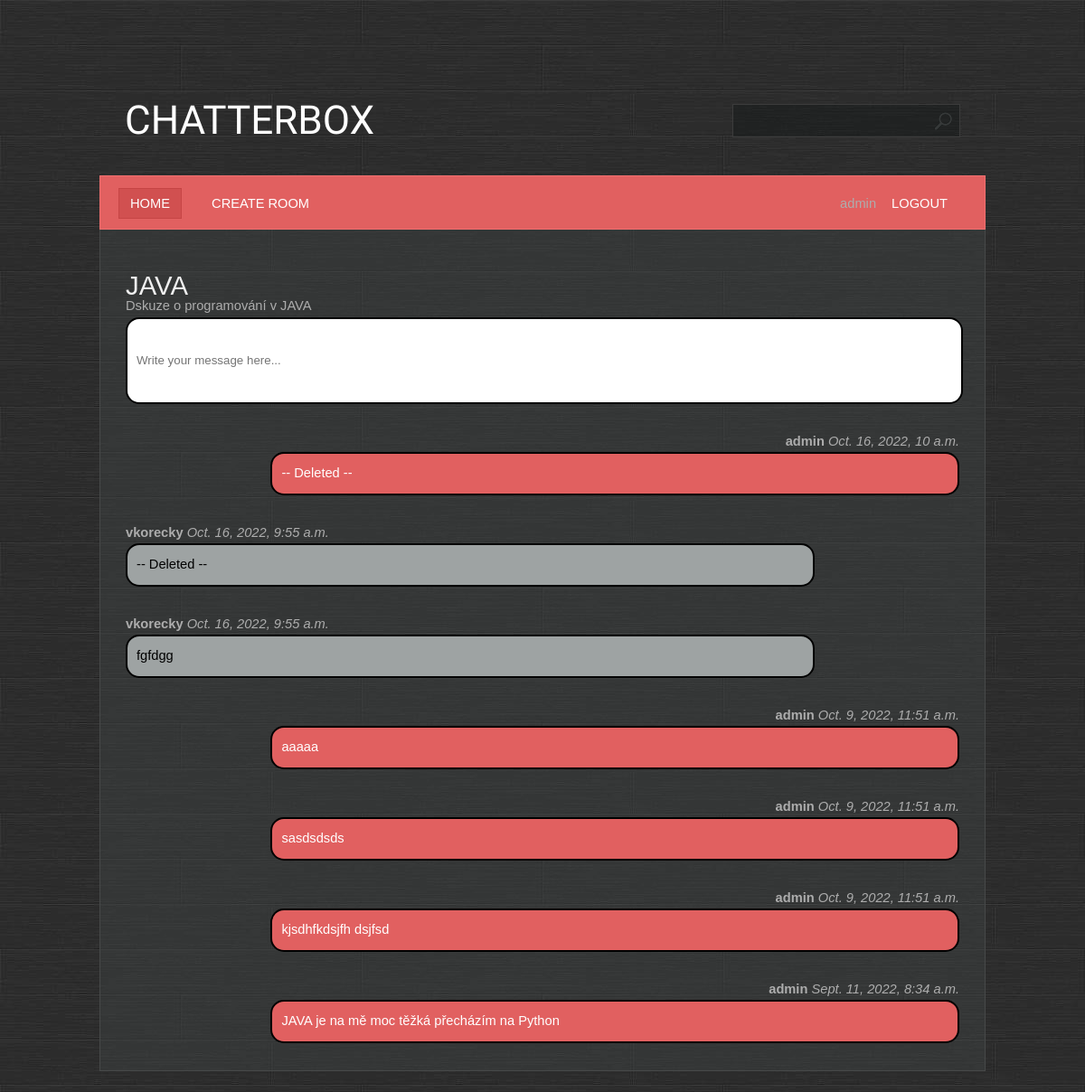
/room/2 (signed in), run on the app's committed database.
### base/models.py (models this page shows, shortened)
class Room(models.Model):
    name = models.CharField(max_length=200, unique=True)
    description = models.TextField(null=True, blank=True)
    participants = models.ManyToManyField(User, related_name='participants', blank=True)
    created = models.DateTimeField(auto_now_add=True)
    updated = models.DateTimeField(auto_now=True)
    class Meta:
        ordering = ['-created', 'name', '-updated']

class Message(models.Model):
    body = models.TextField()
    room = models.ForeignKey(Room, on_delete=models.CASCADE)
    user = models.ForeignKey(User, on_delete=models.CASCADE)
    created = models.DateTimeField(auto_now_add=True)
    updated = models.DateTimeField(auto_now=True)
    class Meta:
        ordering = ['-created', '-updated']

### base/views.py (the view, shortened to what this page needs)
# urls.py: path('room/<pk>', base.views.room, name='room'),
@login_required
@permission_required(['base.view_room', 'base.view_message'])
def room(request, pk):
    room = Room.objects.get(id=pk)
    messages = room.message_set.all()
    context = {'room': room, 'messages': messages}
    return render(request, 'base/room.html', context)

### base/templates/base/room.html (shortened to what this page needs)
{% extends 'main.html' %}
{% block content %}
    <h1>{{ room.name }}</h1>
    <div>{{ room.description }}</div>
    <div class="box room__message">
        <form action="" method="POST">
            <input name="body" placeholder="Write your message here..."/>
        </form>
    </div>
    {% for message in messages %}
        <div class="box">
            {% if user == message.user %}
                <div style="float: right;"><b>{{ message.user }}</b> <i>{{ message.created }}</i></div>
                <div class="message" style="float: right; background-color: #e16060; color: white;">{{ message.body }}</div>
            {% else %}
                <div><b>{{ message.user }}</b> <i>{{ message.created }}</i></div>
                <div class="message">{{ message.body }}</div>
            {% endif %}
        </div>
    {% endfor %}
{% endblock %}

### templates/navbar.html
<ul>
    <li class="first active">
        <a href="{% url 'rooms' %}">Home</a>
    </li>
    <li>
        {% if perms.base.add_room %}
            <a href="{% url 'room_create' %}">Create room</a>
        {%  endif %}
    </li>
    <li class="last-child">
        {{ user.username }}
        <a href="{% url 'logout' %}">Logout</a>
    </li>
</ul><br class="clearfix"/>

### static/styles/style.css (style rules this page uses)
* { margin: 0; padding: 0; }
a { text-decoration: underline; color: #e8e8e8; }
body { font-size: 11pt; line-height: 1.6em; font-family: Arial, sans-serif; background: #9ea3a3; color: #adadad; background: url(/static/images/bg.jpg); }
h1,h2,h3,h4 { text-transform: uppercase; font-weight: normal; color: #f0f0f0; }
ul { margin-bottom: 1.25em; }
ul { list-style: none; }
.last-child { float:right; }
.message { width: 80%; padding: 10px; color: black; background: #9ea3a3; border-radius: 15px; border: 2px solid black; }
.room__message { background: white; border-radius: 15px; border: 2px solid black; width: 100%; }
.room__message > form > input { resize: none; border: none; outline: none; padding: 10px; height: 4.5rem; width: 100%; }
.box { overflow: hidden; margin: 0 0 30px 0; }
#menu a { text-decoration: none; text-transform: uppercase; color: #ffffff; padding: 8px 12px 8px 12px; border: solid 1px #e16060; }
#menu ul { list-style: none; }
#menu ul li { display: inline; padding: 0 8px 0 8px; }
#menu ul li.first { padding-left: 0; }
#menu ul li.active a { background: #D15050; border: solid 1px #C64545; }

### data on the page
Room: name "JAVA", description "Dskuze o programování v JAVA"
Message: user "admin", created "Oct. 16, 2022, 10 a.m.", body "-- Deleted --"
Message: user "vkorecky", created "Oct. 16, 2022, 9:55 a.m.", body "-- Deleted --"
Message: user "vkorecky", created "Oct. 16, 2022, 9:55 a.m.", body "fgfdgg"
Message: user "admin", created "Oct. 9, 2022, 11:51 a.m.", body "aaaaa"
Message: user "admin", created "Oct. 9, 2022, 11:51 a.m.", body "sasdsdsds"
Message: user "admin", created "Oct. 9, 2022, 11:51 a.m.", body "kjsdhfkdsjfh dsjfsd"
Message: user "admin", created "Sept. 11, 2022, 8:34 a.m.", body "JAVA je na mě moc těžká přecházím na Python"

### other printed values
{{ user.username }} "admin"
